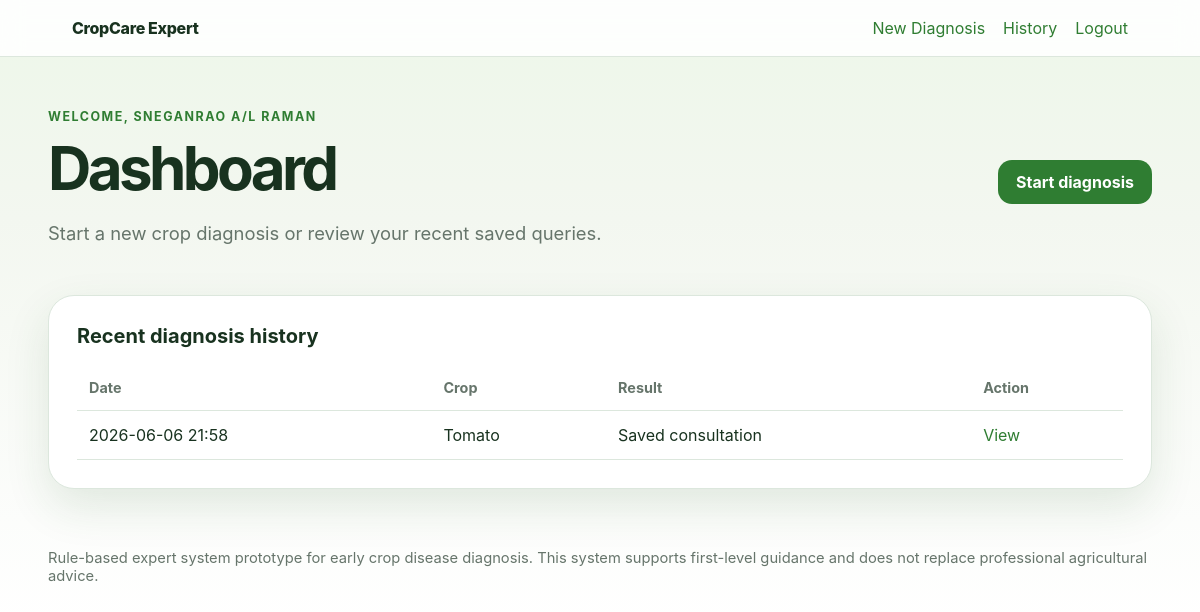
The page / (signed in) on the database its author committed.
### app/models.py (models this page shows)
class User(Base):
    __tablename__ = "users"
    id: Mapped[int] = mapped_column(Integer, primary_key=True, index=True)
    full_name: Mapped[str] = mapped_column(String(120), nullable=False)
    email: Mapped[str] = mapped_column(String(255), nullable=False, unique=True, index=True)
    password_hash: Mapped[str] = mapped_column(String(255), nullable=False)
    created_at: Mapped[datetime] = mapped_column(DateTime(timezone=True), default=utc_now)
    consultations: Mapped[list["Consultation"]] = relationship(back_populates="user", cascade="all, delete-orphan")

class Consultation(Base):
    __tablename__ = "consultations"
    id: Mapped[int] = mapped_column(Integer, primary_key=True, index=True)
    user_id: Mapped[int] = mapped_column(ForeignKey("users.id"), nullable=False, index=True)
    crop_type: Mapped[str] = mapped_column(String(80), nullable=False)
    answers_json: Mapped[str] = mapped_column(Text, nullable=False)
    diagnosis_json: Mapped[str] = mapped_column(Text, nullable=False)
    created_at: Mapped[datetime] = mapped_column(DateTime(timezone=True), default=utc_now)
    user: Mapped[User] = relationship(back_populates="consultations")

### app/main.py (the view)
@app.get("/", response_class=HTMLResponse)
def home(request: Request, db: Session = Depends(get_db)):
    user = current_user(request, db)
    if not user:
        return render(request, "landing.html")
    latest = (
        db.query(Consultation)
        .filter(Consultation.user_id == user.id)
        .order_by(Consultation.created_at.desc())
        .limit(5)
        .all()
    )
    return render(request, "dashboard.html", {"latest": latest})

### app/templates/dashboard.html
{% extends "base.html" %}
{% block content %}
<section class="page-header">
  <div>
    <p class="eyebrow">Welcome, {{ user.full_name }}</p>
    <h1>Dashboard</h1>
    <p class="lead">Start a new crop diagnosis or review your recent saved queries.</p>
  </div>
  <a class="button" href="/diagnose">Start diagnosis</a>
</section>
<section class="panel">
  <h2>Recent diagnosis history</h2>
  {% if latest %}
    <div class="table-wrap">
      <table>
        <thead><tr><th>Date</th><th>Crop</th><th>Result</th><th>Action</th></tr></thead>
        <tbody>
          {% for item in latest %}
            <tr>
              <td>{{ item.created_at.strftime('%Y-%m-%d %H:%M') }}</td>
              <td>{{ item.crop_type }}</td>
              <td>Saved consultation</td>
              <td><a href="/consultations/{{ item.id }}">View</a></td>
            </tr>
          {% endfor %}
        </tbody>
      </table>
    </div>
  {% else %}
    <p class="muted">No consultation has been saved yet.</p>
  {% endif %}
</section>
{% endblock %}

### app/templates/base.html (shortened to what this page needs)
<!doctype html>
<html lang="en">
<head>
  <link rel="stylesheet" href="/static/style.css">
</head>
<body>
  <nav class="navbar">
    <a href="/" class="brand">CropCare Expert</a>
    <div class="navlinks">
      {% if user %}
        <a href="/diagnose">New Diagnosis</a>
        <a href="/history">History</a>
        <form action="/logout" method="post" class="inline-form">
          <button type="submit" class="link-button">Logout</button>
        </form>
      {% else %}
        <a href="/login">Login</a>
        <a href="/signup" class="nav-cta">Sign up</a>
      {% endif %}
    </div>
  </nav>
  <main class="container">
    {% block content %}{% endblock %}
  </main>
  <footer class="footer">
    <p>Rule-based expert system prototype for early crop disease diagnosis. This system supports first-level guidance and does not replace professional agricultural advice.</p>
  </footer>
</body>
</html>

### app/static/style.css (style rules this page uses)
:root { --bg: #f3f7f0; --surface: #ffffff; --text: #18321f; --muted: #66756b; --primary: #2f7d32; --primary-dark: #205c24; --line: #dce7dd; --danger-bg: #ffe8e8; --danger-text: #8a1f1f; --success-bg: #e7f8ec; --success-text: #1f6b2a; --shadow: 0 18px 45px rgba(32, 92, 36, 0.12); }
* { box-sizing: border-box; }
body { margin: 0; font-family: Inter, Arial, Helvetica, sans-serif; background: linear-gradient(180deg, #edf7e9 0%, var(--bg) 35%, #fff 100%); color: var(--text); }
a { color: var(--primary); text-decoration: none; }
.navbar { position: sticky; top: 0; z-index: 10; display: flex; justify-content: space-between; align-items: center; padding: 18px 6vw; background: rgba(255, 255, 255, 0.88); backdrop-filter: blur(12px); border-bottom: 1px solid var(--line); }
.brand { font-weight: 800; color: var(--text); letter-spacing: -0.02em; }
.navlinks { display: flex; align-items: center; gap: 18px; }
.inline-form { display: inline; margin: 0; }
.link-button { background: none; border: none; color: var(--primary); cursor: pointer; font: inherit; padding: 0; }
.container { width: min(1120px, 92vw); margin: 0 auto; padding: 40px 0; }
.hero, .page-header, .diagnosis-layout { display: grid; grid-template-columns: 1.4fr 0.8fr; gap: 28px; align-items: start; }
h1 { font-size: clamp(2rem, 5vw, 4rem); line-height: 1.04; margin: 10px 0 16px; letter-spacing: -0.06em; }
h2 { font-size: 1.25rem; margin-top: 0; }
.lead { font-size: 1.15rem; color: var(--muted); line-height: 1.7; }
.eyebrow { color: var(--primary); text-transform: uppercase; letter-spacing: 0.12em; font-size: 0.78rem; font-weight: 700; }
.hero-card, .panel, .auth-card { background: var(--surface); border: 1px solid var(--line); box-shadow: var(--shadow); border-radius: 26px; padding: 28px; }
.button { display: inline-flex; align-items: center; justify-content: center; min-height: 44px; padding: 12px 18px; background: var(--primary); color: #fff; border: 0; border-radius: 14px; cursor: pointer; font-weight: 700; transition: 0.2s ease; }
.page-header { grid-template-columns: 1fr auto; margin-bottom: 28px; align-items: center; }
.table-wrap { overflow-x: auto; }
table { width: 100%; border-collapse: collapse; }
th, td { text-align: left; padding: 14px 12px; border-bottom: 1px solid var(--line); }
th { color: var(--muted); font-size: 0.9rem; }
.footer { width: min(1120px, 92vw); margin: 20px auto 40px; color: var(--muted); font-size: 0.92rem; }

### rows shown on the page
User: full_name "SNEGANRAO A/L RAMAN"
Consultation: created_at "2026-06-06 21:58", crop_type "Tomato"
